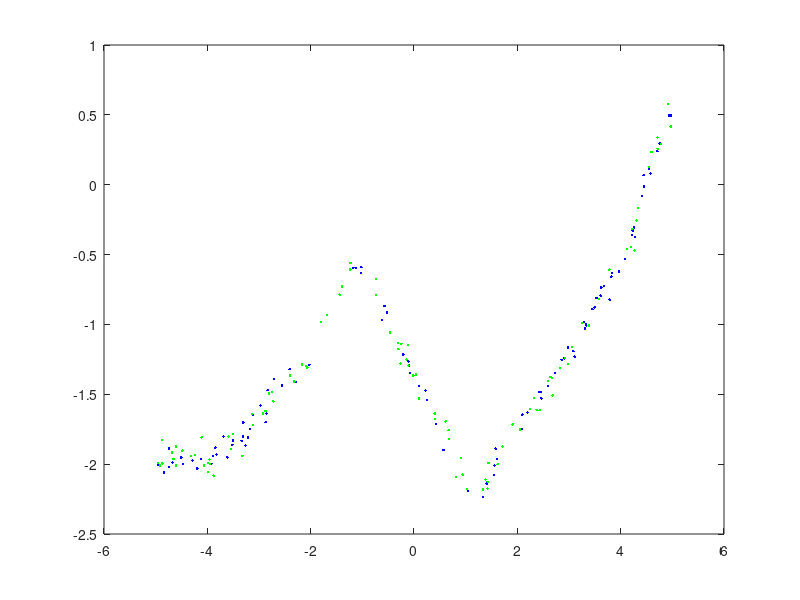

Reproduce this figure in MATLAB. (Note: this script raises an error after producing the figure.)

% Load data
warning off all
close all
clear all
load kernelData.mat
[N,d] = size(X);

% Plotting Code
plot(X,y,'b.');hold on
plot(Xtest,ytest,'g.');
xl = xlim;
yl = ylim;
Xvals = [xl(1):.1:xl(2)]';
pause

% Display result of fitting with polynomial kernel
lambda = 1;
bias = 1;
for m = 0:15
    %% Train on X, test on Xtest (with given m)
    yhat = polyKernel(X(1:N/2),X(51:end),bias,m)*((polyKernel(X(1:50),X(1:50),bias,m) + lambda*eye(50))\y(1:50));
    fprintf('Test error with order %d = %f\n',m,sum((yhat-y(51:end)).^2));
    
    
    %% Plotting Code
    figure(1);clf;
    plot(X,y,'b.');hold on
    plot(Xtest,ytest,'g.');
    yvals = polyKernel(Xvals,X,bias,m)*((polyKernel(X,X,bias,m) + lambda*eye(N))\y);
    plot(Xvals,yvals,'r-');
    legend({'Train','Test'});
    ylim(yl);
    title(sprintf('Polynomial Kernel (order = %d, lambda =%f)',m,lambda));
    pause
end

% Display result of fitting with RBF kernel
for sigma = 2.^[3:-1:-7]
    for lambda = 2.^[2:-1:-12]
        %% Train on X, test on Xtest (with given lambda,sigma)
        yhat = rbfKernel(Xtest,X,sigma)*((rbfKernel(X,X,sigma) + lambda*eye(N))\y);
        fprintf('Test error with lambda = %f and sigma = %f is %f\n',lambda,sigma,sum((yhat-ytest).^2));
        
        
        %% Plotting Code
        figure(1);clf;
        plot(X,y,'b.');hold on
        plot(Xtest,ytest,'g.');
        yvals = rbfKernel(Xvals,X,sigma)*((rbfKernel(X,X,sigma) + lambda*eye(N))\y);
        plot(Xvals,yvals,'r-');
        legend({'Train','Test'});
        ylim(yl);
        title(sprintf('RBF Kernel (sigma = %f, lambda =%f)',sigma,lambda));
        pause
    end
end